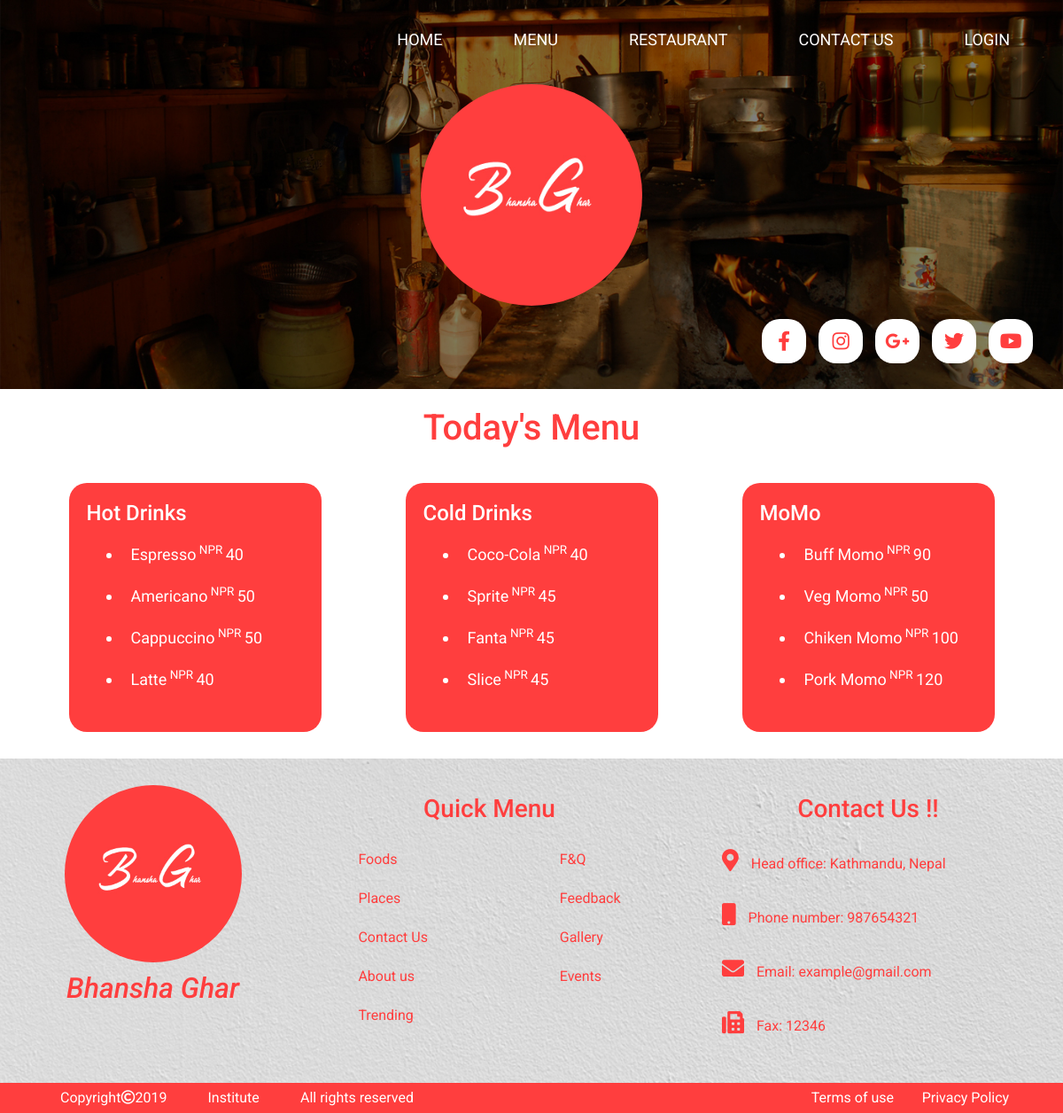
Page /menu.php on the committed database.
### tables this page shows
CREATE TABLE `menu` (
  `id` int(11) NOT NULL,
  `title` varchar(500) NOT NULL,
  `price` varchar(500) NOT NULL,
  `image` varchar(500) NOT NULL,
  `blurb` text NOT NULL,
  `type` varchar(500) NOT NULL
);

### includes/array.php (called while the page is built, shortened)
<?php
    include_once('assets_back/array.class.php');
    $menu_hot = new menu('hot drinks');
    $menu_soft = new menu('soft drinks');
    $menu_momo = new menu('momo');
    $menuItem = $menu_hot->select();
    $menuItem2 = $menu_soft->select();
    $menuItem3 = $menu_momo->select();
?>

### assets_back/array.class.php (called while the page is built)
<?php
include_once('connection_db.class.php');
class menu extends db{
    private $type;
    public function __construct($type){
        $this->type=$type;
    }
    public function select(){
        $sql = "select * from menu where type='$this->type'";
        $result = $this->connect()->query($sql);
        $numrows = $result->num_rows;
        if ($numrows>0){
            $menu_array = array();
            while($row = $result->fetch_assoc()){
                $id=$row['id'];
                $title=$row['title'];
                $price=$row['price'];
                $image=$row['image'];
                $blurb=$row['blurb'];
                $item_array=array();
                $item_array['id']=$id;
                $item_array['title']=$title;
                $item_array['price']=$price;
                $item_array['img']=$image;
                $item_array['blurb']=$blurb;
                $menu_array[$title]=$item_array;
            }
        }
        else{
            echo "There is no  menu items of type ".$this->type;
        }
       return $menu_array;
    }
}
?>

### assets_back/connection_db.class.php (called while the page is built, shortened)
<?php
class db {
    public function connect(){
        $this->username = "root";
        $this->password = "";
        $this->servername = "localhost";
        $this->dbname = "bhansaghar";
        $conn = new mysqli($this->servername, $this->username, $this->password,$this->dbname);
        return $conn;
    }
}
?>

### menu.php (the view, shortened to what this page needs)
<?php
    include('includes/header.php');
?>
<section class="menu">
    <div class="container">
        <h1 class="text-center">Today's Menu</h1>
        <div class="row d-flex justify-content-around flex-wrap">
            <div class="menu-box col-sm-12 col-md-3">
                <h4>Hot Drinks</h4>
                <ul>
                    <?php foreach($menuItem as $coffee => $item) { ?>
                        <li class="center"><a href="food.php?item=<?php echo $item['id']; ?>"><?php echo $item['title'] ?></a><sup> NPR </sup><?php echo $item['price'] ?></li>
                    <?php } ?>
                </ul>
            </div>
            <div class="menu-box col-sm-12 col-md-3">
                <h4>Cold Drinks</h4>
                <ul>
                    <?php foreach($menuItem2 as $drink => $item) { ?>
                        <li class="center"><a href="food.php?item=<?php echo $item['id']; ?>"><?php echo $item['title'] ?></a><sup> NPR </sup><?php echo $item['price'] ?></li>
                    <?php } ?>
                </ul>
            </div>
            <div class="menu-box col-sm-12 col-md-3">
                <h4>MoMo</h4>
                <ul>
                    <?php foreach($menuItem3 as $momo => $item) { ?>
                        <li class="center"><a href="food.php?item=<?php echo $item['id']; ?>"><?php echo $item['title'] ?></a><sup> NPR </sup><?php echo $item['price'] ?></li>
                    <?php } ?>
                </ul>
            </div>
        </div>
    </div>
</section>
<?php include('includes/footer.php') ?>

### assets_front/css/custom.css (style rules this page uses)
body { background-color: #ffffff; color: #000000; -webkit-box-sizing: border-box; box-sizing: border-box; font-family: 'Roboto', sans-serif; }
a, a:hover, a:visited, a:focus { text-decoration: none; color: inherit; }
a { -webkit-transition: 0.5s; transition: 0.5s; }
.menu h1 { color: #ff3e3e; padding: 20px; }
.menu .menu-box { background: #ff3e3e; color: white; padding: 20px; border-radius: 20px; margin: 10px; }
.menu .menu-box ul li { padding: 10px; font-size: 18px; }

### rows in the picture
menu: title "Espresso", price "40"
menu: title "Americano", price "50"
menu: title "Cappuccino", price "50"
menu: title "Latte", price "40"
menu: title "Coco-Cola", price "40"
menu: title "Sprite", price "45"
menu: title "Fanta", price "45"
menu: title "Slice", price "45"
menu: title "Buff Momo", price "90"
menu: title "Veg Momo", price "50"
menu: title "Chiken Momo", price "100"
menu: title "Pork Momo", price "120"

### other values in the picture
$title "HOME"
$title "MENU"
$title "RESTAURANT"
$title "CONTACT US"
